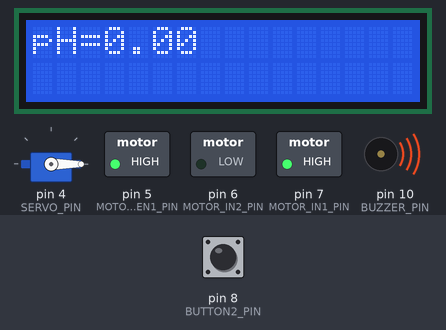
Recording of a sketch running on a simulated Arduino Uno, built with avr-gcc and run on an emulated ATmega328P. Parts: 16×2 character LCD, servo, switched loads named in the sketch (green lamp = pin HIGH), buzzer (waves = sounding, pin HIGH). The test bench sets the inputs (shaded band); at power-on: pin 8 (BUTTON2_PIN) LOW.

Above: at 5.6 s.
5.7 s: pin 8 (BUTTON2_PIN) pulled HIGH for 0.15 s
At 5.77 s:
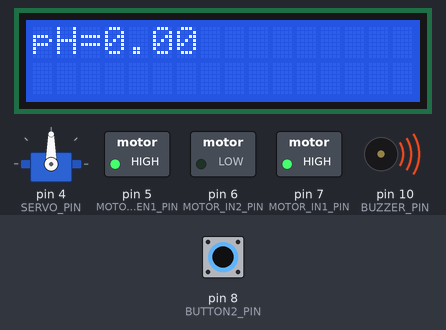
8.8 s: pin 8 (BUTTON2_PIN) pulled HIGH for 3.2 s
At 10.3 s:
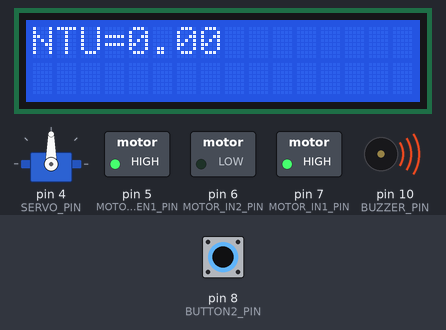
13.5 s: pin 8 (BUTTON2_PIN) pulled HIGH for 3.2 s
At 15.5 s:
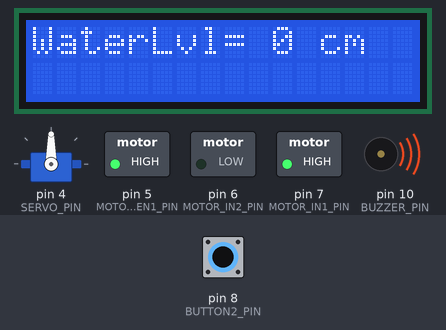
18.2 s: pin 8 (BUTTON2_PIN) driven HIGH
At 20.4 s:
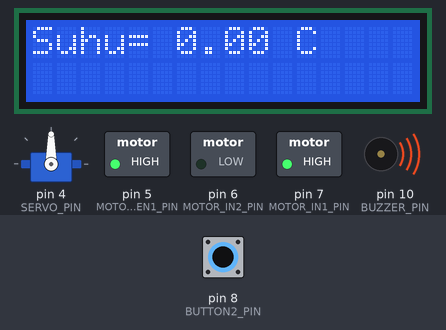
21.2 s: pin 8 (BUTTON2_PIN) driven LOW
At 22.0 s:
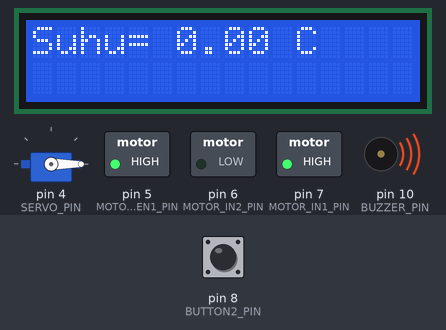
Timing chart, 0 to 23.7 s (numbered marks = the images above; inputs shaded):
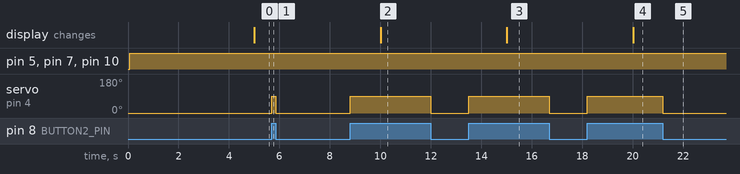

Measured:
- after the input at 5.7 s, servo on pin 4 (SERVO_PIN): 0° → 90° at once, → 0° 0.15 s later
- after the input at 8.8 s, servo on pin 4 (SERVO_PIN): 0° → 90° at once, → 0° 3.2 s later
- after the input at 13.5 s, servo on pin 4 (SERVO_PIN): 0° → 90° at once, → 0° 3.2 s later
- after the input at 18.2 s, servo on pin 4 (SERVO_PIN): 0° → 90° at once
- after the input at 21.2 s, servo on pin 4 (SERVO_PIN): 90° → 0° at once

The sketch:

AR2.ino
```cpp
#include <Servo.h>
#include <LiquidCrystal_I2C.h>

// Definisi pin untuk sensor dan aktuator
#define BUTTON1_PIN 9
#define BUTTON2_PIN 8
#define BUZZER_PIN 10
#define MOTOR_IN1_PIN 7
#define MOTOR_IN2_PIN 6
#define MOTOR_EN1_PIN 5
#define SERVO_PIN 4

// Inisialisasi objek Servo
Servo servo;

// Inisialisasi objek LiquidCrystal_I2C dengan alamat 0x27 dan ukuran 16x2
LiquidCrystal_I2C lcd(0x27, 16, 2);

// Variabel untuk menyimpan data sensor
float turbidity, ph;
double temp;
int waterLevel;

// Variabel untuk penjadwalan tampilan LCD
unsigned long previousMillis = 0;
const long interval = 5000; // Interval 5 detik
int displayState = 0;

void setup() {
  // Inisialisasi pin
  pinMode(BUTTON1_PIN, INPUT);
  pinMode(BUTTON2_PIN, INPUT);
  pinMode(BUZZER_PIN, OUTPUT);
  pinMode(MOTOR_IN1_PIN, OUTPUT);
  pinMode(MOTOR_IN2_PIN, OUTPUT);
  pinMode(MOTOR_EN1_PIN, OUTPUT);

  // Inisialisasi komunikasi serial
  Serial.begin(9200);

  // Inisialisasi LCD
  lcd.init();
  lcd.backlight();

  // Inisialisasi motor servo
  servo.attach(SERVO_PIN);
  servo.write(0);
}

void loop() {
  // Baca data dari Arduino pertama
  if (Serial.available()) {
    String data = Serial.readStringUntil('\n');
    sscanf(data.c_str(), "%f,%f,%f,%d", &turbidity, &ph, &temp, &waterLevel);
  }

  // Logika untuk menampilkan data di LCD secara bergantian
  unsigned long currentMillis = millis();
  if (currentMillis - previousMillis >= interval) {
    previousMillis = currentMillis;
    displayState = (displayState + 1) % 4;
    lcd.clear();
    switch (displayState) {
      case 0:
        lcd.setCursor(0, 0);
        lcd.print("Suhu=");
        lcd.setCursor(6, 0);
        lcd.print(temp);
        lcd.print(" C");
        break;
      case 1:
        lcd.setCursor(0, 0);
        lcd.print("pH=");
        lcd.setCursor(3, 0);
        lcd.print(ph);
        break;
      case 2:
        lcd.setCursor(0, 0);
        lcd.print("NTU=");
        lcd.setCursor(4, 0);
        lcd.print(turbidity);
        break;
      case 3:
        lcd.setCursor(0, 0);
        lcd.print("WaterLvl=");
        lcd.setCursor(10, 0);
        lcd.print(waterLevel);
        lcd.print(" cm");
        break;
    }
  }

  // Logika untuk memonitoring air
  bool isBuzzerOn = (ph < 6.5 || ph > 8.5) || (turbidity < 2 || turbidity > 2.5);
  if (isBuzzerOn) {
    digitalWrite(BUZZER_PIN, HIGH);
  } else {
    digitalWrite(BUZZER_PIN, LOW);
  }

  // Logika untuk mengontrol pompa air
  if (isBuzzerOn || digitalRead(BUTTON1_PIN) == HIGH) {
    digitalWrite(MOTOR_IN1_PIN, HIGH);
    digitalWrite(MOTOR_IN2_PIN, LOW);
    analogWrite(MOTOR_EN1_PIN, 255);
  } else if (digitalRead(BUTTON2_PIN) == HIGH) {
    digitalWrite(MOTOR_IN1_PIN, LOW);
    digitalWrite(MOTOR_IN2_PIN, HIGH);
    analogWrite(MOTOR_EN1_PIN, 255);
  } else {
    analogWrite(MOTOR_EN1_PIN, 0);
  }

  // Logika untuk mengontrol katup pemisah menggunakan motor servo
  if (digitalRead(BUTTON2_PIN) == HIGH) {
    servo.write(90);
  } else {
    servo.write(0);
  }
}
```
